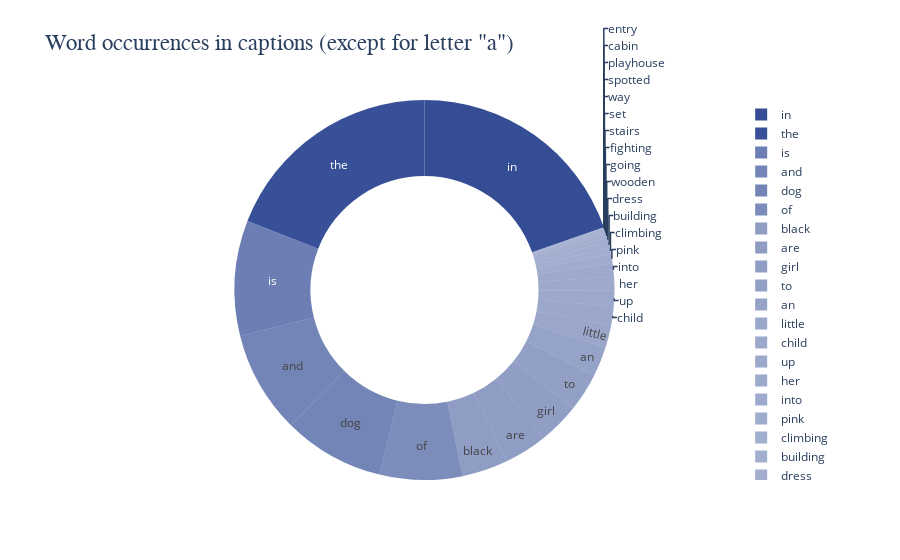

Notebook code for this chart:
### Code cell
def word_occurrences(data):
    all_text = ' '.join(data)
    word_counts = Counter(all_text.split())
    words = [word for word in list(word_counts.keys()) if word != 'a'][:30]
    values = [word_counts[word] for word in words]
    normalized_values = np.array(values) / np.max(values)
    colors = ['rgba(30, 58, 138, {})'.format(0.4 + 0.5 * value) for value in normalized_values]
    fig = go.Figure(data=[go.Pie(labels=words, values=values, hole=0.6, 
                                 marker=dict(colors=colors), textinfo='label')])
    fig.update_layout(title_text='Word occurrences in captions (except for letter "a")',
                      title_font=dict(size=23, family='Balto'))
    fig.show()

word_occurrences(cleaned_captions)

### Figure 1 — Plotly figure (JSON) as saved in the notebook; plotly's stock layout.template omitted (floating-point values rounded to 4 significant figures)
{"data": [{"hole": 0.6, "labels": ["child", "in", "pink", "dress", "is", "climbing", "up", "set", "of", "stairs", "an", "entry", "way", "girl", "going", "into", "wooden", "building", "little", "playhouse", "the", "to", "her", "cabin", "black", "dog", "and", "spotted", "are", "fighting"], "marker": {"colors": ["rgba(30, 58, 138, 0.4417170828291717)", "rgba(30, 58, 138, 0.9)", "rgba(30, 58, 138, 0.4193048069519305)", "rgba(30, 58, 138, 0.40912990870091304)", "rgba(30, 58, 138, 0.6493950060499395)", "rgba(30, 58, 138, 0.4134748652513475)", "rgba(30, 58, 138, 0.43341216587834125)", "rgba(30, 58, 138, 0.4028874711252888)", "rgba(30, 58, 138, 0.5786382136178638)", "rgba(30, 58, 138, 0.4029974700252998)", "rgba(30, 58, 138, 0.46484435155648446)", "rgba(30, 58, 138, 0.4000274997250028)", "rgba(30, 58, 138, 0.40131998680013203)", "rgba(30, 58, 138, 0.4903090969090309)", "rgba(30, 58, 138, 0.40398746012539877)", "rgba(30, 58, 138, 0.4287647123528765)", "rgba(30, 58, 138, 0.40764492355076454)", "rgba(30, 58, 138, 0.41333736662633375)", "rgba(30, 58, 138, 0.44812451875481246)", "rgba(30, 58, 138, 0.4001649983500165)", "rgba(30, 58, 138, 0.8860851391486085)", "rgba(30, 58, 138, 0.4826366736332637)", "rgba(30, 58, 138, 0.4303046969530305)", "rgba(30, 58, 138, 0.40010999890001103)", "rgba(30, 58, 138, 0.4997415025849742)", "rgba(30, 58, 138, 0.6187878121218788)", "rgba(30, 58, 138, 0.6215652843471565)", "rgba(30, 58, 138, 0.400989990100099)", "rgba(30, 58, 138, 0.4925365746342537)", "rgba(30, 58, 138, 0.4035749642503575)"]}, "textinfo": "label", "type": "pie", "values": [1517, 18182, 702, 332, 9069, 490, 1215, 105, 6496, 109, 2358, 1, 48, 3284, 145, 1046, 278, 485, 1750, 6, 17676, 3005, 1102, 4, 3627, 7956, 8057, 36, 3365, 130]}], "layout": {"title": {"font": {"family": "Balto", "size": 23}, "text": "Word occurrences in captions (except for letter \"a\")"}}}
